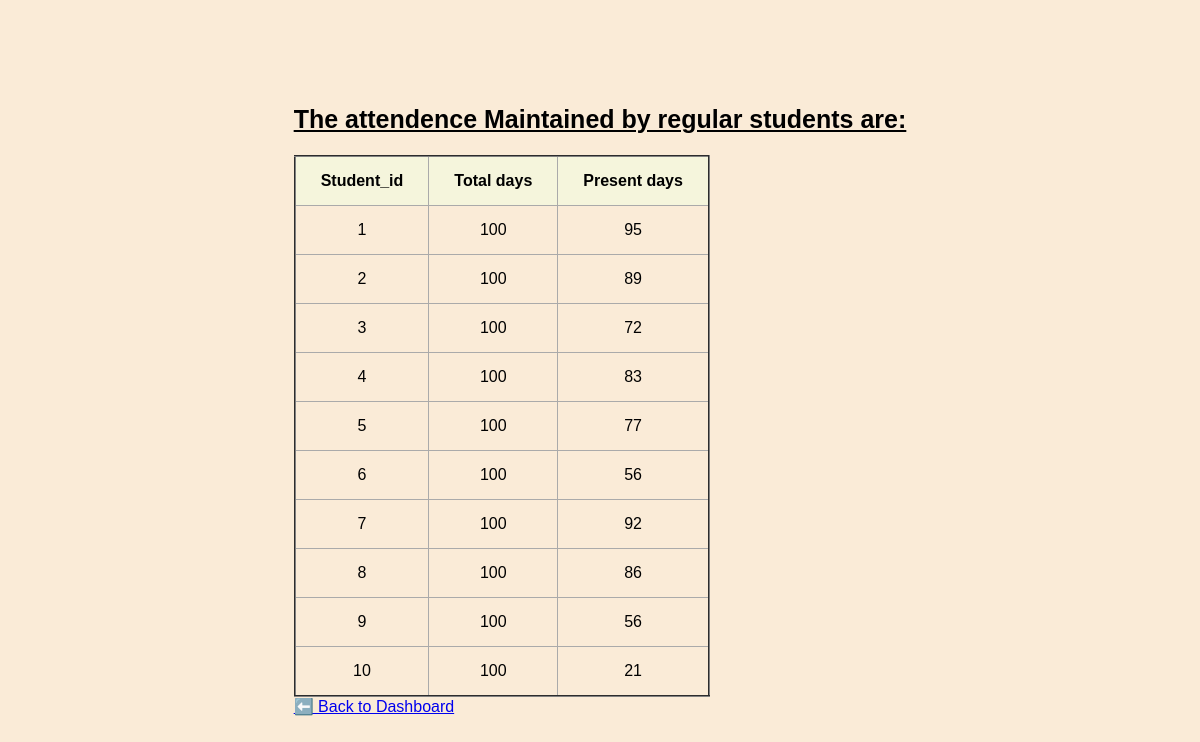
The app's page /attendance with its own data.
### tables this page shows
CREATE TABLE Attendance (
    student_id INTEGER PRIMARY KEY,
    total_days INTEGER,
    present_days INTEGER
);

### app.py (the view)
@app.route('/attendance')
def attendance():
    conn = get_db_connection()
    attendance = conn.execute('SELECT * FROM Attendance').fetchall()
    conn.close()
    return render_template('attendance.html', attendance=attendance)

### app.py (called while the page is built)
def get_db_connection():
    conn = sqlite3.connect('Student.db')
    conn.row_factory = sqlite3.Row
    return conn

### templates/attendance.html (shortened to what this page needs)
<!DOCTYPE html>
<html lang="en">
<head>
    <link rel="stylesheet" href="{{ url_for('static', filename='style.css') }}">
</head>
<body>
    <div  class="Section">
        <h2>The attendence Maintained by regular students are:</h2>
        <table border="2">
            <tr>
                <th>Student_id</th>
                <th>Total days</th>
                <th>Present days</th>
            </tr>
            {% for presents in attendance %}
            <tr>
                <td>{{ presents[0] }}</td>
                <td>{{ presents[1] }}</td>
                <td>{{ presents[2] }}</td>
            </tr>
            {% endfor %}
        </table>
        <a href="/">⬅️ Back to Dashboard</a>
    </div>
    </body>
</html>

### static/style.css (style rules this page uses)
body { background-color: antiquewhite; background-position: center; background-repeat: no-repeat; font-family: 'Trebuchet MS', 'Lucida Sans Unicode', 'Lucida Grande', 'Lucida Sans', Arial, sans-serif; color: black; margin: 0px; height:100vh; display:flex; justify-content: center; align-items: center; }
table { height:45px; margin-top: 0px; border-collapse: collapse; text-align:center }
th, td { border: 1px solid #aaa; padding: 15px 25px; text-align: center; }
th { background-color: beige; color:black; }

### templates/attendance.html (style rules this page uses)
h2 { color:black; font-size: 25px; text-decoration: underline; }

### records on screen
Attendance: student_id "1", total_days "100", present_days "95"
Attendance: student_id "2", total_days "100", present_days "89"
Attendance: student_id "3", total_days "100", present_days "72"
Attendance: student_id "4", total_days "100", present_days "83"
Attendance: student_id "5", total_days "100", present_days "77"
Attendance: student_id "6", total_days "100", present_days "56"
Attendance: student_id "7", total_days "100", present_days "92"
Attendance: student_id "8", total_days "100", present_days "86"
Attendance: student_id "9", total_days "100", present_days "56"
Attendance: student_id "10", total_days "100", present_days "21"
